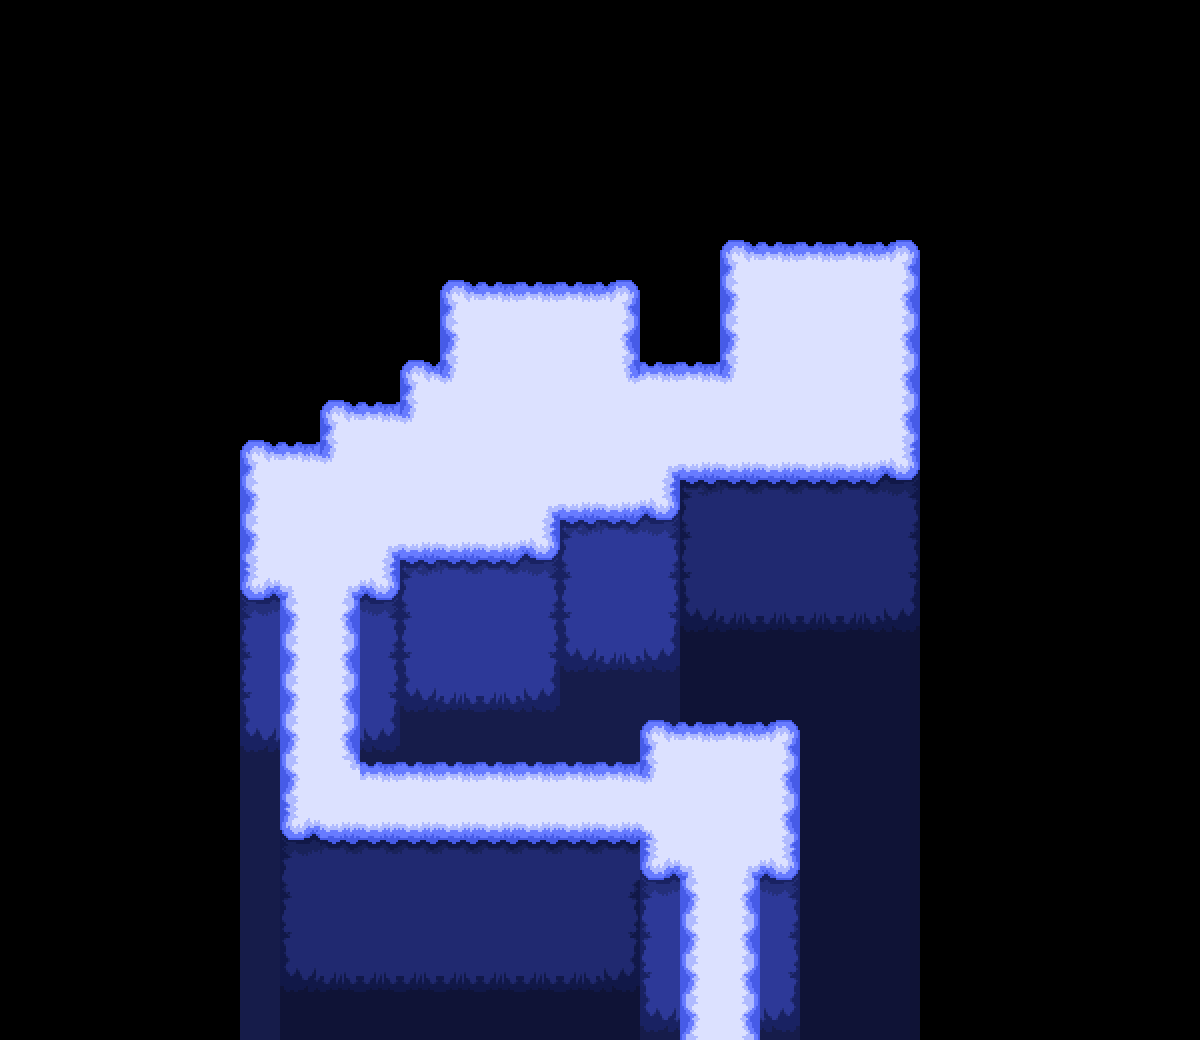

This is a level from a 2D game, rendered from its Tiled map with the project's own tilesets. A one-line summary and the complete map file follow:
An orthogonal 30x26 tile map with 40x40 px tiles, 2 tile layers (Tile Layer 2, Tile Layer 1) and 25 objects (transition, script, krisusgoto, timevortex, spawn, ...).

<map version="1.9" tiledversion="1.9.0" orientation="orthogonal" renderorder="right-down" width="30" height="26" tilewidth="40" tileheight="40" infinite="0" nextlayerid="10" nextobjectid="46">
 <editorsettings>
  <export target="data.lua" format="lua" />
 </editorsettings>
 <properties>
  <property name="border" value="cloudwebs" />
  <property name="music" value="cloudwebs" />
 </properties>
 <tileset firstgid="1" source="../../../tilesets/cloudtiles.tsx" />
 <objectgroup id="5" name="objects_bg" />
 <layer id="9" name="Tile Layer 2" width="30" height="26">
  <data encoding="csv">
0,0,0,0,0,0,0,0,0,0,0,0,0,0,0,0,0,0,0,0,0,0,0,0,0,0,0,0,0,0,
0,0,0,0,0,0,0,0,0,0,0,0,0,0,0,0,0,0,0,0,0,0,0,0,0,0,0,0,0,0,
0,0,0,0,0,0,0,0,0,0,0,0,0,0,0,0,0,0,0,0,0,0,0,0,0,0,0,0,0,0,
0,0,0,0,0,0,0,0,0,0,0,0,0,0,0,0,0,0,0,0,0,0,0,0,0,0,0,0,0,0,
0,0,0,0,0,0,0,0,0,0,0,0,0,0,0,0,0,0,0,0,0,0,0,0,0,0,0,0,0,0,
0,0,0,0,0,0,0,0,0,0,0,0,0,0,0,0,0,0,0,0,0,0,0,0,0,0,0,0,0,0,
0,0,0,0,0,0,0,0,0,0,0,0,0,0,0,0,0,0,0,0,0,0,0,0,0,0,0,0,0,0,
0,0,0,0,0,0,0,0,0,0,0,0,0,0,0,0,0,0,0,0,0,0,0,0,0,0,0,0,0,0,
0,0,0,0,0,0,0,0,0,0,0,0,0,0,0,0,0,0,0,0,0,0,0,0,0,0,0,0,0,0,
0,0,0,0,0,0,0,0,0,0,0,0,0,0,0,0,0,0,0,0,0,0,0,0,0,0,0,0,0,0,
0,0,0,0,0,0,0,0,0,0,0,0,0,0,0,0,0,0,0,0,0,0,0,0,0,0,0,0,0,0,
0,0,0,0,0,0,0,0,0,0,0,0,0,0,0,0,0,0,0,0,0,0,0,0,0,0,0,0,0,0,
0,0,0,0,0,0,0,0,0,0,0,0,0,0,0,0,0,0,0,0,0,0,0,0,0,0,0,0,0,0,
0,0,0,0,0,0,0,0,0,0,0,0,0,0,0,0,0,0,0,0,0,0,0,0,0,0,0,0,0,0,
0,0,0,0,0,0,0,0,0,0,0,0,0,0,0,0,0,0,0,0,0,0,0,0,0,0,0,0,0,0,
0,0,0,0,0,0,0,0,0,0,0,0,0,0,0,0,0,0,0,0,0,0,0,0,0,0,0,0,0,0,
0,0,0,0,0,0,0,0,0,0,0,0,0,0,0,0,0,0,0,0,161,161,161,0,0,0,0,0,0,0,
0,0,0,0,0,0,0,0,0,0,0,0,0,0,0,0,0,0,0,0,161,161,161,0,0,0,0,0,0,0,
0,0,0,0,0,0,0,0,0,0,0,0,0,0,0,0,157,161,161,161,161,161,161,0,0,0,0,0,0,0,
0,0,0,0,0,0,157,157,157,157,157,157,157,157,157,157,157,161,161,161,161,161,161,0,0,0,0,0,0,0,
0,0,0,0,0,0,157,157,157,157,0,0,0,0,0,0,0,161,161,161,161,161,161,0,0,0,0,0,0,0,
0,0,0,0,0,0,157,157,157,157,0,0,0,0,0,0,0,161,161,161,161,161,161,0,0,0,0,0,0,0,
0,0,0,0,0,0,157,157,157,157,0,0,0,0,0,0,0,161,161,161,161,161,161,0,0,0,0,0,0,0,
0,0,0,0,0,0,157,157,157,157,0,0,0,0,0,0,0,161,161,161,161,161,161,0,0,0,0,0,0,0,
0,0,0,0,0,0,157,157,157,157,0,0,0,0,0,0,0,161,161,161,161,161,161,0,0,0,0,0,0,0,
0,0,0,0,0,0,157,157,157,157,0,0,0,0,0,0,0,161,161,161,161,161,161,0,0,0,0,0,0,0
</data>
 </layer>
 <layer id="8" name="Tile Layer 1" width="30" height="26">
  <data encoding="csv">
0,0,0,0,0,0,0,0,0,0,0,0,0,0,0,0,0,0,0,0,0,0,0,0,0,0,0,0,0,0,
0,0,0,0,0,0,0,0,0,0,0,0,0,0,0,0,0,0,0,0,0,0,0,0,0,0,0,0,0,0,
0,0,0,0,0,0,0,0,0,0,0,0,0,0,0,0,0,0,0,0,0,0,0,0,0,0,0,0,0,0,
0,0,0,0,0,0,0,0,0,0,0,0,0,0,0,0,0,0,0,0,0,0,0,0,0,0,0,0,0,0,
0,0,0,0,0,0,0,0,0,0,0,0,0,0,0,0,0,0,0,0,0,0,0,0,0,0,0,0,0,0,
0,0,0,0,0,0,0,0,0,0,0,0,0,0,0,0,0,0,0,0,0,0,0,0,0,0,0,0,0,0,
0,0,0,0,0,0,0,0,0,0,0,0,0,0,0,0,0,0,10,11,11,11,12,0,0,0,0,0,0,0,
0,0,0,0,0,0,0,0,0,0,0,10,11,11,11,12,0,0,31,32,32,32,33,0,0,0,0,0,0,0,
0,0,0,0,0,0,0,0,0,0,0,31,32,32,32,33,0,0,31,32,32,32,33,0,0,0,0,0,0,0,
0,0,0,0,0,0,0,0,0,0,10,103,32,32,32,104,11,11,103,32,32,32,33,0,0,0,0,0,0,0,
0,0,0,0,0,0,0,0,10,11,103,32,32,32,32,32,32,32,32,32,32,32,33,0,0,0,0,0,0,0,
0,0,0,0,0,0,10,11,103,32,32,32,32,32,32,32,50,56,56,56,56,56,57,0,0,0,0,0,0,0,
0,0,0,0,0,0,31,32,32,32,32,32,32,50,53,53,54,40,77,77,77,77,78,0,0,0,0,0,0,0,
0,0,0,0,0,0,31,32,32,50,53,53,53,54,37,74,75,97,98,98,98,98,99,0,0,0,0,0,0,0,
0,0,0,0,0,0,52,48,50,54,37,74,74,75,94,95,96,118,119,119,119,119,120,0,0,0,0,0,0,0,
0,0,0,0,0,0,73,69,71,75,94,95,95,96,115,116,117,139,140,140,140,140,141,0,0,0,0,0,0,0,
0,0,0,0,0,0,94,69,71,96,115,116,116,117,136,137,138,161,161,161,161,161,161,0,0,0,0,0,0,0,
0,0,0,0,0,0,115,69,71,117,136,137,137,138,158,158,158,161,161,161,161,161,161,0,0,0,0,0,0,0,
0,0,0,0,0,0,136,90,92,138,158,158,158,158,158,158,10,11,11,12,0,0,0,0,0,0,0,0,0,0,
0,0,0,0,0,0,0,31,111,7,7,7,7,7,7,7,103,32,32,33,0,0,0,0,0,0,0,0,0,0,
0,0,0,0,0,0,0,55,53,56,56,56,56,56,56,56,124,32,32,33,0,0,0,0,0,0,0,0,0,0,
0,0,0,0,0,0,0,76,77,77,77,77,77,77,77,77,52,48,50,54,0,0,0,0,0,0,0,0,0,0,
0,0,0,0,0,0,0,97,98,98,98,98,98,98,98,99,73,69,71,75,0,0,0,0,0,0,0,0,0,0,
0,0,0,0,0,0,0,118,119,119,119,119,119,119,119,120,94,69,71,96,0,0,0,0,0,0,0,0,0,0,
0,0,0,0,0,0,0,139,140,140,140,140,140,140,140,141,115,69,71,117,0,0,0,0,0,0,0,0,0,0,
0,0,0,0,0,0,0,160,161,161,161,161,161,160,160,161,136,90,92,138,0,0,0,0,0,0,0,0,0,0
</data>
 </layer>
 <objectgroup color="#0000ff" id="2" name="collision">
  <object id="15" x="760" y="880" width="40" height="160" />
  <object id="16" x="640" y="880" width="40" height="160" />
  <object id="17" x="280" y="840" width="360" height="40" />
  <object id="18" x="800" y="720" width="40" height="160" />
  <object id="19" x="640" y="680" width="160" height="40" />
  <object id="20" x="360" y="720" width="280" height="40" />
  <object id="21" x="240" y="600" width="40" height="240" />
  <object id="22" x="360" y="600" width="40" height="120" />
  <object id="23" x="400" y="560" width="160" height="40" />
  <object id="24" x="560" y="520" width="120" height="40" />
  <object id="25" x="680" y="480" width="240" height="40" />
  <object id="26" x="920" y="240" width="40" height="240" />
  <object id="27" x="720" y="200" width="200" height="40" />
  <object id="28" x="640" y="240" width="80" height="120" />
  <object id="29" x="440" y="240" width="200" height="40" />
  <object id="30" x="400" y="280" width="40" height="80" />
  <object id="31" x="320" y="360" width="80" height="40" />
  <object id="32" x="240" y="400" width="80" height="40" />
  <object id="33" x="200" y="440" width="40" height="160" />
 </objectgroup>
 <objectgroup color="#ff00ff" id="3" name="objects">
  <object id="12" name="transition" x="680" y="1040" width="80" height="40">
   <properties>
    <property name="map" value="floor2/doors_left" />
    <property name="marker" value="exit_bor" />
   </properties>
  </object>
  <object id="42" name="script" x="440" y="360" width="200" height="40">
   <properties>
    <property name="cutscene" value="floor2.borencountervortex" />
    <property name="once" type="bool" value="true" />
   </properties>
  </object>
  <object id="43" name="krisusgoto" x="540" y="380">
   <point />
  </object>
  <object id="45" name="timevortex" x="540" y="230">
   <point />
  </object>
 </objectgroup>
 <objectgroup color="#7f00ff" id="4" name="markers">
  <object id="10" name="spawn" x="720" y="1000">
   <point />
  </object>
  <object id="11" name="entryup" x="720" y="1000">
   <point />
  </object>
 </objectgroup>
</map>
